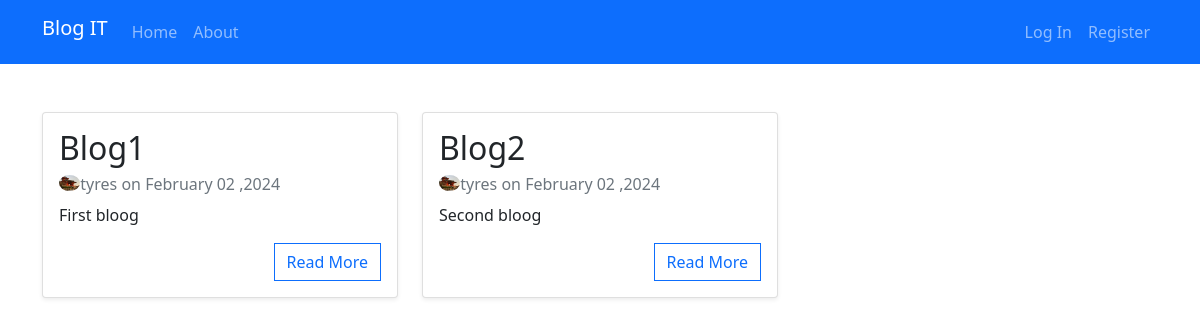
The app's page /, older data.
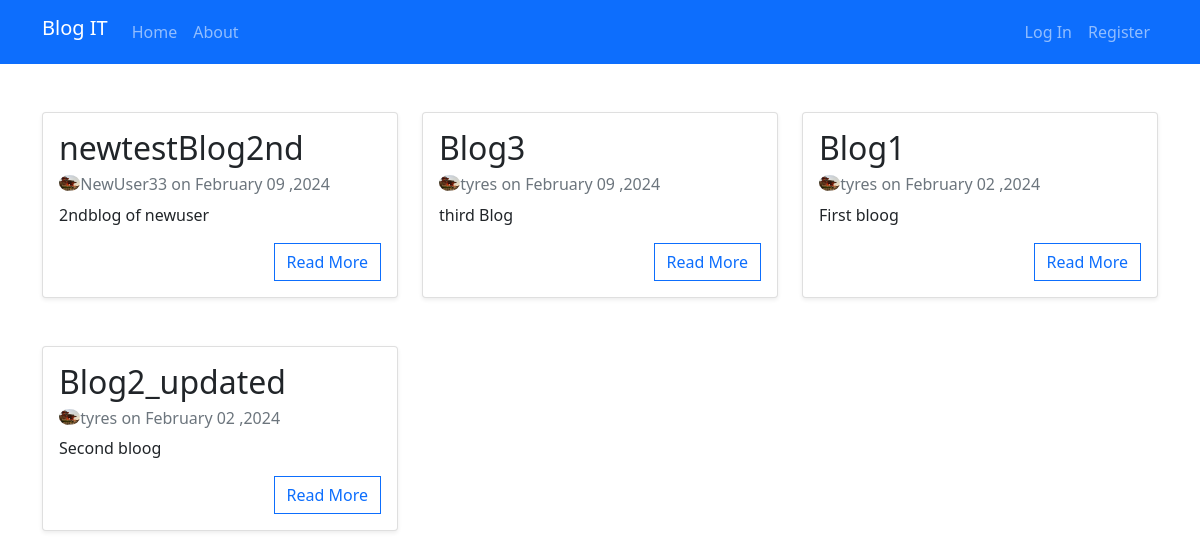
The same page, newer data.
### blog/models.py (models this page shows, shortened)
class Post(models.Model):
    title = models.CharField(max_length = 100)
    content = models.TextField()
    date_posted = models.DateTimeField(default=timezone.now)
    author = models.ForeignKey(User, on_delete=models.CASCADE)

### users/models.py (models this page shows, shortened)
class Profile(models.Model):
    user = models.OneToOneField(User, on_delete=models.CASCADE)
    image = models.ImageField(default='default.jpg', upload_to='profile_pics')

### blog/views.py (the view)
# urls.py: path('', PostListView.as_view(), name='blog-home'),
class PostListView(ListView):
    model = Post
    template_name = 'blog/home.html'
    context_object_name = 'posts'
    ordering = ['-date_posted']

### templates/blog/home.html
{% extends "blog/base.html" %}
{%block content%}
<div class="row">
  {% for post in posts %}
  <div class="col-lg-4 col-md-6 col-sm-12">
    <div class="card mb-5 shadow-sm">
      <div class="card-body">
        <div class="card-title">
          <h2>{{post.title}}</h2>
        </div>
        <div class="card-subtitle text-muted" style = "display: inline;">
           <img src="{{ post.author.profile.image.url }}" class="rounded-circle" style = "float:left; height:1em;">
           <h6>  {{ post.author}} on {{post.date_posted|date:"F d ,Y"}} </h6>
        </div>
        <div class="card-text">
          <p>
              {{post.content}}
          </p>
        </div>
        <a href="{% url 'post-detail' post.id %}" class="btn btn-outline-primary rounded-0 float-end"
          >Read More</a
        >
      </div>
    </div>
  </div>
{% endfor %}
{%endblock content%}

### templates/blog/base.html (shortened to what this page needs)
{%load static%}
<!DOCTYPE html>
<html>
    <head>
        <link href="https://cdn.jsdelivr.net/npm/bootstrap@5.0.2/dist/css/bootstrap.min.css" rel="stylesheet">
    </head>
    <body>
            <nav class="navbar navbar-expand-lg navbar-dark bg-primary " >
                <div class="container">
                    <a class="navbar-brand mb-2" href="{% url 'blog-home' %}">Blog IT</a>
                    <div class="collapse navbar-collapse" id="navbarMobileToggle">
                        <ul class="navbar-nav me-auto mb-2 mb-lg-0">
                            <li class="nav-item">
                                <a class="nav-link" aria-current="page" href="{% url 'blog-home' %}">Home</a>
                            </li>
                            <li class="nav-item">
                                <a class="nav-link" href="{% url 'blog-about' %}">About</a>
                            </li>
                        </ul>
                        <div class="btn-group float-end">
                            <ul class="navbar-nav me-auto mb-2 mb-lg-0">
                                {%if user.is_authenticated%}
                                <li class="nav-item">
                                    <a class="nav-link" aria-current="page" href="{% url 'profile' %}">Profile</a>
                                </li>
                                <li class="nav-item">
                                    <a class="nav-link" aria-current="page" href="{% url 'post-create' %}">New Post</a>
                                </li>
                                <li class="nav-item">
                                    <a class="nav-link" aria-current="page" href="{% url 'logout' %}">Log Out</a>
                                </li>
                                {%else%}
                                <li class="nav-item">
                                    <a class="nav-link" aria-current="page" href="{% url 'login' %}">Log In</a>
                                </li>
                                <li class="nav-item">
                                    <a class="nav-link" href="{% url 'register'%}">Register</a>
                                </li>
                                {%endif%}
                            </ul>
                        </div>
                    </div>
                </div>
            </nav>
            <div class="container mt-5">
                {%block content%}
                {%endblock%}
            </div>
    </body>
</html>

Row changes from the older to the newer data that the page shows:
added Post: title "newtestBlog2nd", author.profile.image (picture), author "NewUser33", date_posted "February 09 ,2024", content "2ndblog of newuser"
added Post: title "Blog3", author.profile.image (picture), author "tyres", date_posted "February 09 ,2024", content "third Blog"
changed Post "Second bloog": title "Blog2" → "Blog2_updated"
